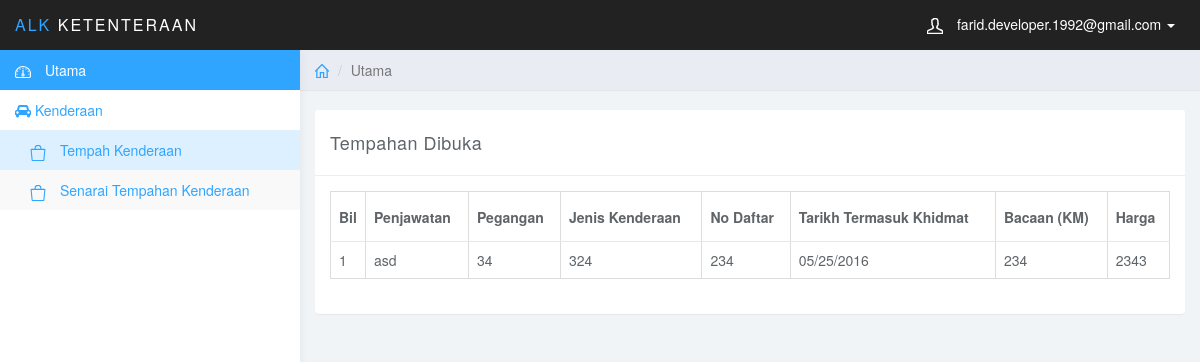
The page /?flow=order_vehicle_list (signed in) on the database its author committed.
### tables this page shows
CREATE TABLE `users` (
  `user_id` bigint(20) NOT NULL,
  `user_email` varchar(255) NOT NULL,
  `user_password` varchar(255) NOT NULL,
  `user_roles` varchar(255) NOT NULL
);

CREATE TABLE `vehicle` (
  `_id` bigint(20) NOT NULL,
  `designation` varchar(255) NOT NULL,
  `carry` varchar(255) NOT NULL,
  `type_vehicle` varchar(255) NOT NULL,
  `registration_no` varchar(255) NOT NULL,
  `date_created` varchar(255) NOT NULL,
  `measure_km` varchar(255) NOT NULL,
  `price` varchar(255) NOT NULL,
  `publish` tinyint(1) NOT NULL DEFAULT '0'
);

### include/findOneUser.php (called while the page is built, shortened)
<?php
include("_connection/config.php");
$sql = "SELECT * FROM users WHERE user_id=$userId";
if (mysqli_num_rows(mysqli_query($conn, $sql)) > 0) {
  $run_user = mysqli_fetch_assoc(mysqli_query($conn, $sql));
  $user_email = $run_user['user_email'];
}
?>

### include/vehicle/order_vehicle_list.php (the view, shortened to what this page needs)
<?php
include("_connection/config.php");
$query = "SELECT * FROM vehicle WHERE publish=true";
$result = mysqli_query($conn, $query);
?>
<?php
if (isset($_REQUEST['mode'])) {
  $_id = $_REQUEST['_id'];
  $query = "SELECT * FROM vehicle WHERE publish=true AND _id=$_id";
  $result = mysqli_fetch_assoc(mysqli_query($conn, $query));
  ?>
  <div class="row">
    <div class="col-xs-12">
      <div class="panel panel-default" style="margin-top: 20px">
        <div class="panel-heading">
          Tempah Kenderaan :
        </div>
        <div class="panel-body">
          <div class="row">
            <form id="order_vehicle">
              <div class="col-md-6 form-group">
                <label for="date_created">Tempah dari :</label>
                <div class="input-group date" data-provide="datepicker">
                  <input type="text" name="start_order" class="form-control" value="">
                  <div class="input-group-addon">
                    <span class="glyphicon glyphicon-th"></span>
                  </div>
                </div>
              </div>
              <div class="col-md-6 form-group">
                <label for="date_created">Tempah Hingga :</label>
                <div class="input-group date" data-provide="datepicker">
                  <input type="text" name="end_order" class="form-control" value="">
                  <div class="input-group-addon">
                    <span class="glyphicon glyphicon-th"></span>
                  </div>
                </div>
              </div>
              <div class="col-md-12 form-group">
                <label for="note">Catatan</label>
                <textarea name="note" class="form-control" rows="7"></textarea>
              </div>
              <div class="col-sm-12">
              <span class="pull-right">
                <span class="btn btn-warning" xaction="back_to_vehicle_list">Kembali</span>
                <input type="submit" class="btn btn-primary" value="Simpan">
              </span>
              </div>
            </form>
          </div>
        </div>
      </div>
    </div>
  </div>
<?php } else { ?>
  <div class="row">
    <div class="col-xs-12">
      <div class="panel panel-default" style="margin-top: 20px">
        <div class="panel-heading">
          Tempahan Dibuka
        </div>
        <div class="panel-body">
          <div class="scroll">
            <table class="table table-bordered open_vehicle_list">
              <thead>
              <tr>
                <th data-field="bil" style="width: 30px">Bil</th>
                <th data-field="designation" data-sortable="true">Penjawatan</th>
                <th data-field="carry" data-sortable="true">Pegangan</th>
                <th data-field="type_vehicle" data-sortable="true">Jenis Kenderaan</th>
                <th data-field="registration_no" data-sortable="true">No Daftar</th>
                <th data-field="date_created" data-sortable="true">Tarikh Termasuk Khidmat</th>
                <th data-field="measure_km" data-sortable="true">Bacaan (KM)</th>
                <th data-field="price" data-sortable="true">Harga</th>
              </tr>
              </thead>
              <tbody>
              <?php
              $index = 1;
              while ($rows = mysqli_fetch_array($result)) {
                echo '
              <tr class="cursor-cyan" xorder="' . $rows['_id'] . '">
                <td>' . $index++ . '</td>
                <td>' . $rows['designation'] . '</td>
                <td>' . $rows['carry'] . '</td>
                <td>' . $rows['type_vehicle'] . '</td>
                <td>' . $rows['registration_no'] . '</td>
                <td>' . $rows['date_created'] . '</td>
                <td>' . $rows['measure_km'] . '</td>
                <td>' . $rows['price'] . '</td>
              </tr>
             ';
              }
              ?>
              </tbody>
            </table>
          </div>
        </div>
      </div>
    </div>
  </div>
<?php } ?>

### index.php (shortened to what this page needs)
<?php
if(PHP_SESSION_NONE){
  $userId = $_SESSION['session_userID'];
  include("include/findOneUser.php");
}
?>
<!DOCTYPE html>
<html>
<head>
  <link rel="stylesheet" href="css/font-awesome.min.css">
  <link href="css/bootstrap.min.css" rel="stylesheet">
  <link href="css/datepicker3.css" rel="stylesheet">
  <link href="css/styles.css" rel="stylesheet">
  <link href="css/sweetalert.css" rel="stylesheet">
</head>
<body>
<nav class="navbar navbar-inverse navbar-fixed-top" role="navigation">
  <div class="container-fluid">
    <div class="navbar-header">
      <a class="navbar-brand" href="#"><span>ALK</span> KETENTERAAN</a>
      <ul class="user-menu">
        <li class="dropdown pull-right">
          <a href="#" class="dropdown-toggle" data-toggle="dropdown">
            <svg class="glyph stroked male-user">
              <use xlink:href="#stroked-male-user"></use>
            </svg>
            <?php echo $user_email;?> <span class="caret"></span></a>
        </li>
      </ul>
    </div>
  </div>
</nav>
<?php include("include/nav.php"); ?>
<div class="col-sm-7 col-sm-offset-1 col-lg-9 col-lg-offset-3 main">
  <div class="row">
    <ol class="breadcrumb">
      <li>
        <a href="#">
          <svg class="glyph stroked home">
            <use xlink:href="#stroked-home"></use>
          </svg>
        </a>
      </li>
      <li class="active">Utama</li>
    </ol>
  </div>
  <?php
  $flow = null;
  if(isset($_REQUEST['flow'])){
    $flow = $_REQUEST['flow'];
  }
  switch($flow){
      ?>
      <?php
      case 'order_vehicle_list':
      include("include/vehicle/order_vehicle_list.php");
      ?>
      <?php
      break;
      ?>
      <?php
  }
  ?>
</div>
</body>
</html>

### css/styles.css (style rules this page uses)
body { background: #f1f4f7; padding-top: 50px; color: #5f6468; }
a, a:hover, a:focus { color: #30a5ff; }
.navbar-header .navbar-brand { color: #fff; font-size: 16px; text-transform: uppercase; font-weight: 500; letter-spacing: 2px; }
.navbar-header .navbar-brand span { color: #30a5ff; }
.panel { border: 0; }
.panel-heading { font-size: 18px; font-weight: 300; letter-spacing: 0.025em; height: 66px; line-height: 45px; }
.panel-default .panel-heading { background: #fff; border-bottom: 1px solid #eee; color: #5f6468; }
.navbar { border: 0; }
.user-menu { display: inline-block; margin-top: 14px; margin-right: 10px; float: right; list-style: none; padding: 0; }
.user-menu a { color: #fff; }
@media (min-width: 768px) { .navbar-header { width: 100%; } }
.breadcrumb { border-radius: 0; padding: 10px 15px; background: #e9ecf2; box-shadow: 0 1px 1px rgba(0, 0, 0, .05); margin: 0 ; }
.table { background: #fff; }
.table>thead>tr>th { border-bottom: 1px solid #e6e7e8; vertical-align: middle; height: 50px; }
.sidebar .glyph, .user-menu .glyph { height: 16px; width: 16px; margin: 0 10px 0 0; stroke-width: 3px; }
.user-menu .glyph { stroke-width: 4px; }
.breadcrumb .glyph { height: 14px; width: 14px; margin: -2px 0 0 0; stroke-width: 4px; }
div.scroll { border-spacing: 0; overflow-y: auto; }

### rows shown on the page
users: user_email "farid.developer.1992@gmail.com"
vehicle: designation "asd", carry "34", type_vehicle "324", registration_no "234", date_created "05/25/2016", measure_km "234", price "2343"
